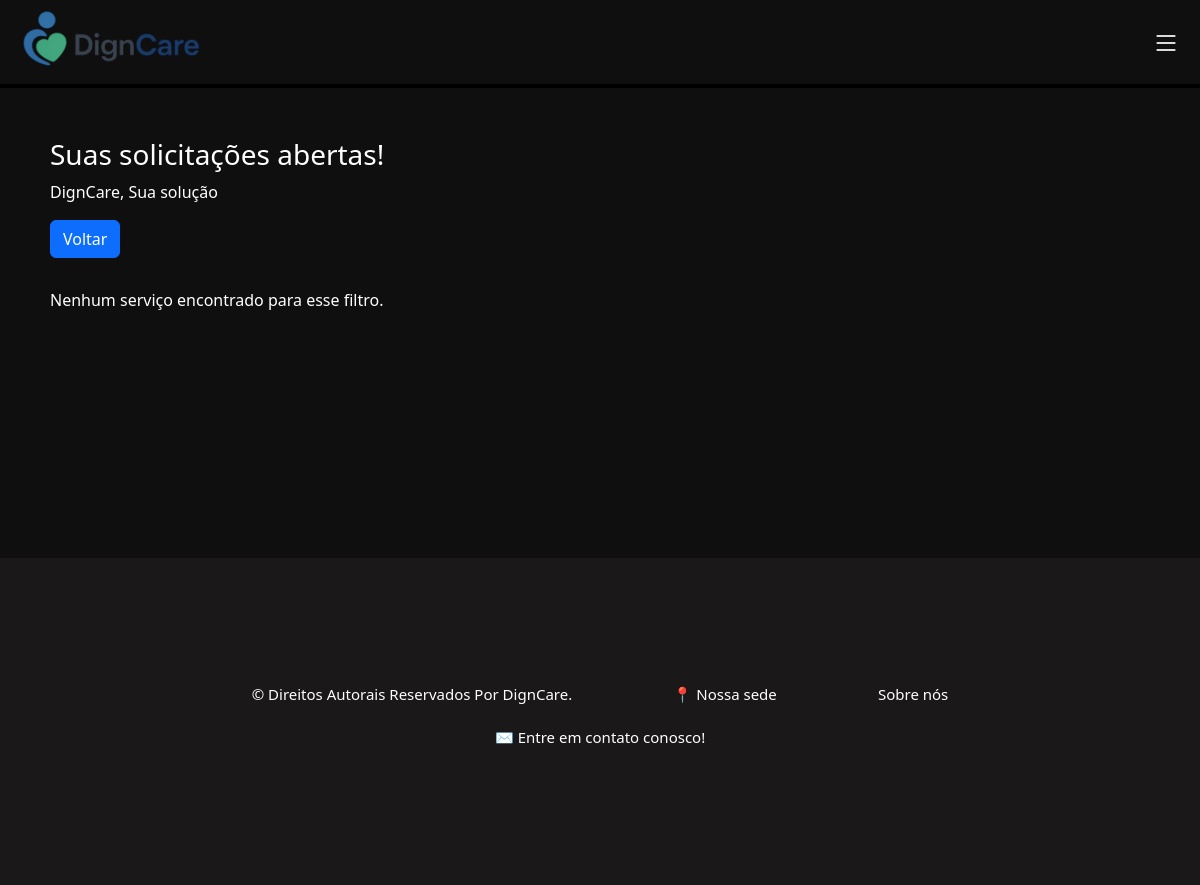
Before: /html/solicitacoes.php (signed in) with the older database file.
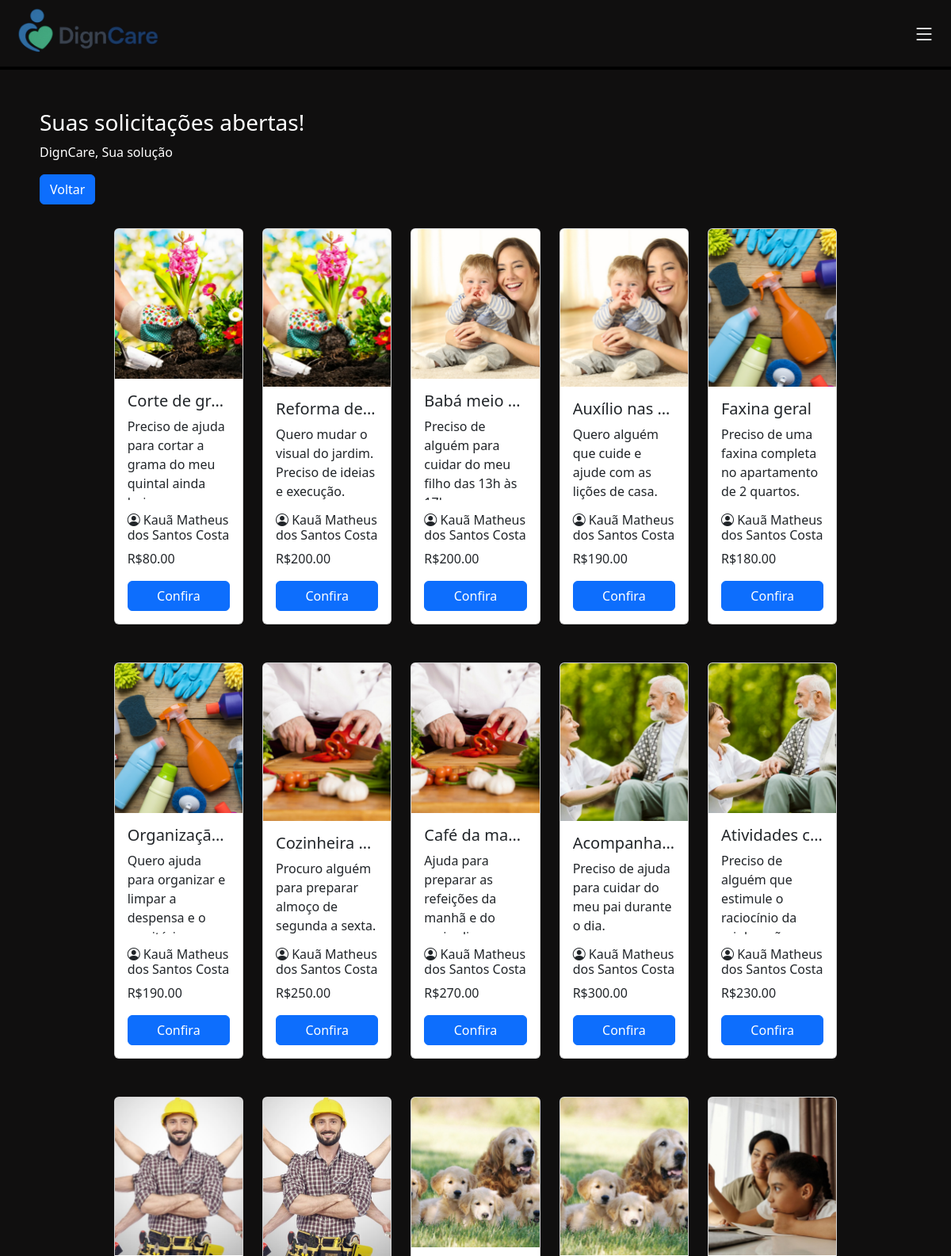
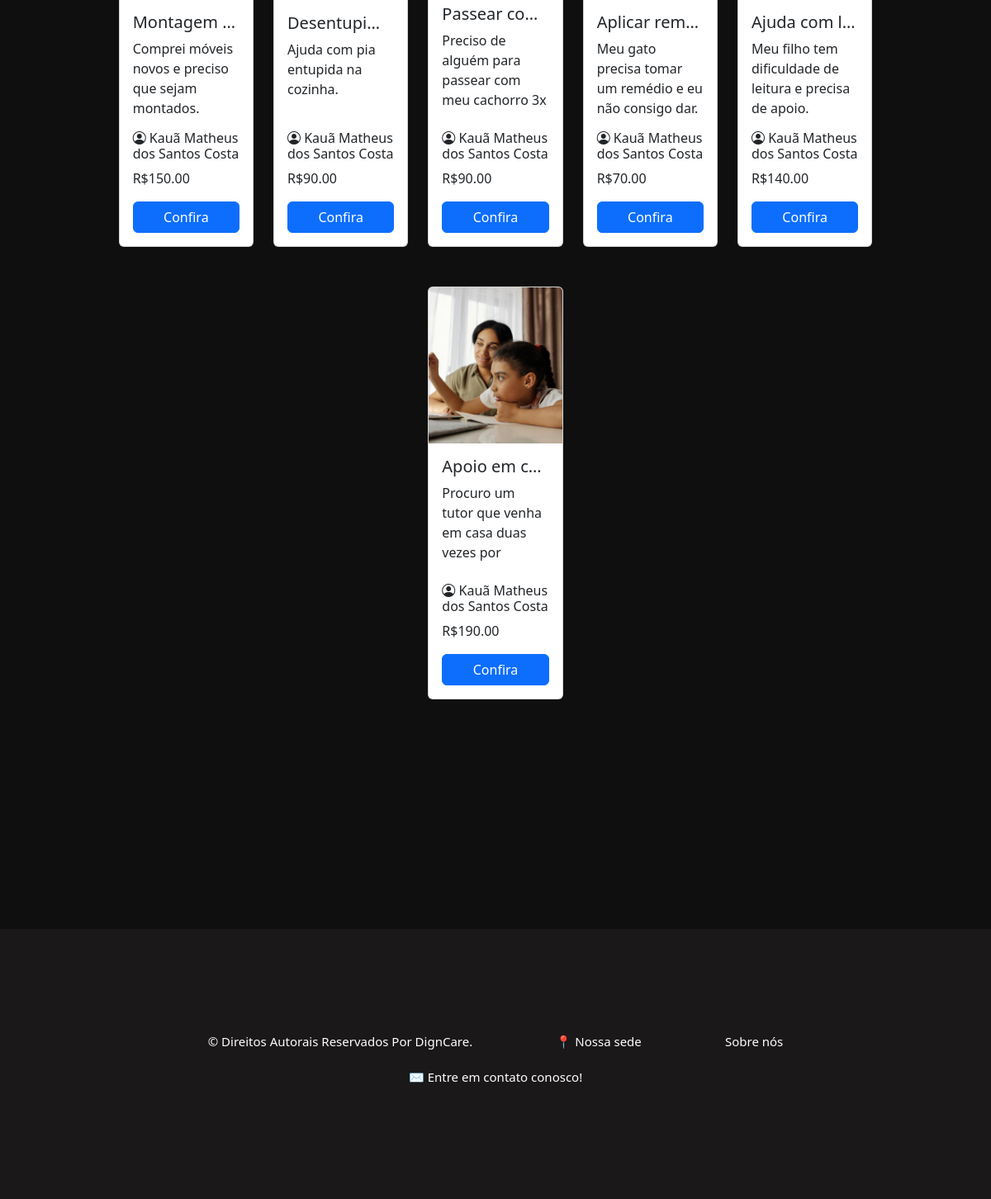
After: the same page with the newer database file (2 pictures, top to bottom).
### tables this page shows
CREATE TABLE `servico` (
  `servico_id` int NOT NULL AUTO_INCREMENT,
  `user_id_contratante` int NOT NULL,
  `user_id_contratado` int DEFAULT NULL,
  `local_id` int DEFAULT NULL,
  `tipoServico_id` int NOT NULL,
  `servico_data_criado` date DEFAULT NULL,
  `servico_data_realizado` date DEFAULT NULL,
  `avaliacao_id` int DEFAULT NULL,
  `servico_titulo` varchar(45) NOT NULL,
  `servico_descricao` varchar(250) DEFAULT NULL,
  `servico_valor` decimal(10,2) NOT NULL,
  `servico_status` varchar(45) DEFAULT NULL,
  PRIMARY KEY (`servico_id`),
  KEY `user_id_contratante_idx` (`user_id_contratante`),
  KEY `user_id_contratado_idx` (`user_id_contratado`),
  KEY `local_id_idx` (`local_id`),
  KEY `tipoServico_id_idx` (`tipoServico_id`),
  KEY `avaliacao_id_idx` (`avaliacao_id`),
  CONSTRAINT `fk_avaliacao_id` FOREIGN KEY (`avaliacao_id`) REFERENCES `avaliacao` (`avaliacao_id`)
);

CREATE TABLE `usuario` (
  `usr_id` int NOT NULL AUTO_INCREMENT,
  `usr_nome` varchar(50) NOT NULL,
  `usr_cpf` varchar(45) NOT NULL,
  `usr_idade` int DEFAULT NULL,
  `usr_tipo` varchar(45) DEFAULT NULL,
  `usr_email` varchar(45) NOT NULL,
  `usr_senha` varchar(100) NOT NULL,
  `tipoServico_id` int DEFAULT NULL,
  `avaliacao_id` int DEFAULT NULL,
  `usr_descricao` varchar(250) DEFAULT NULL,
  PRIMARY KEY (`usr_id`),
  UNIQUE KEY `usr_cpf_UNIQUE` (`usr_cpf`),
  UNIQUE KEY `usr_email_UNIQUE` (`usr_email`),
  KEY `tipoServico_id_idx` (`tipoServico_id`),
  KEY `avaliacao_id_idx` (`avaliacao_id`),
  CONSTRAINT `avaliacao_id` FOREIGN KEY (`avaliacao_id`) REFERENCES `avaliacao` (`avaliacao_id`),
  CONSTRAINT `tipoServico_id` FOREIGN KEY (`tipoServico_id`) REFERENCES `tiposervico` (`tipoServico_id`)
);

### html/solicitacoes.php (the view, shortened to what this page needs)
<!DOCTYPE html>
<html lang="pt-br">
<head>
    <link rel="stylesheet" href="/CSS/serviços_abertos.css">
    <link href="https://cdn.jsdelivr.net/npm/bootstrap@5.3.6/dist/css/bootstrap.min.css" rel="stylesheet"
>
    <link rel="stylesheet" href="https://cdn.jsdelivr.net/npm/bootstrap-icons@1.10.5/font/bootstrap-icons.css">
</head>
<body class="fundo">
  <header>
    <nav class="navbar borda">
      <div class="nav justify-content-start">
        <a href="/html/home.php"><img class="mexe" src="/img/logo_horizontal.png" alt="logo" width="225"></a>
      </div>
      <div class="menu-icon" type="sidbar" data-bs-toggle="offcanvas" data-bs-target="#offcanvasRight" aria-controls="offcanvasRight"><i class="bi bi-list fs-3 iconscss"></i></div>
    </nav>
  </header>
    <section style="margin: 50px;">
    <div class="textcolor" style="margin-bottom: 30px;">
        <h3>Suas solicitações abertas!</h3>
        <p>DignCare, Sua solução</p>
        <a href="/html/home_prestador.php" class="btn btn-primary">Voltar</a>
    </div>
    <?php
    require_once '../php/conecta_bd.php';
    $usr_id = $_SESSION['usr_id'];
    try {
            $sql = "SELECT s.*, u.usr_nome FROM servico s JOIN usuario u ON s.user_id_contratante = u.usr_id WHERE s.user_id_contratante = :id AND s.servico_status = 'Em aberto'";
            $stmt = $pdo->prepare($sql);
            $stmt->execute(['id'=> $usr_id]);
            $servicos = $stmt->fetchAll(PDO::FETCH_ASSOC);
            if (count($servicos) > 0) {
                $imagens = [
                    1 => '../img/jardinagem.png',
                    2 => '../img/baba.png',
                    3 => '../img/Limpeza.png',
                    4 => '../img/cozinheiro.png',
                    5 => '../img/cuidadora.png',
                    6 => '../img/manutencao.png',
                    7 => '../img/pets.png',
                    8 => '../img/tutora.png'
                ];
                echo '<div class="row g-4 mb-5 justify-content-center">';
                $contador = 0;
                foreach ($servicos as $servico) {
                    $imagemServico = $imagens[$servico['tipoServico_id']] ?? 'default.jpg';
                    echo '
                        <div class="col-md-2">
                            <div class="card h-100" style="height: 100%; max-height: 500px; min-height: 500px; display: flex; flex-direction: column;">
                                <img id="imagemCategoria" src="' . $imagemServico . '" alt="Imagem da Categoria" class="card-img-top" style="height: 200px; object-fit: cover;">
                                <div class="card-body d-flex flex-column" style="overflow: hidden;">
                                    <h5 class="card-title text-truncate" title="' . htmlspecialchars($servico["servico_titulo"]) . '">
                                        ' . htmlspecialchars($servico["servico_titulo"]) . '
                                    </h5>
                                    <p class="card-text" style="flex: 1; overflow: hidden; text-overflow: ellipsis;">
                                        ' . htmlspecialchars($servico["servico_descricao"]) . '
                                    </p>
                                    <h6><i class="bi bi-person-circle"></i> ' . htmlspecialchars($servico["usr_nome"]) . '</h6>
                                    <p>R$' . htmlspecialchars($servico["servico_valor"]) . '</p>
                                    <a href="/php/aceitar_servico.php?servico_id=' . $servico["servico_id"] . '" class="btn btn-primary mt-auto">Confira</a>
                                </div>
                            </div>
                        </div>
                    ';
                    $contador++;
                    if ($contador % 5 === 0 && $contador < count($servicos)) {
                        echo '</div><div class="row g-4 mb-5 justify-content-center">';
                    }
                }
                echo '</div>';
            } else {
                echo '<p class="textcolor">Nenhum serviço encontrado para esse filtro.</p>';
            }
    } catch (PDOException $e) {
        echo "Erro ao buscar serviços: " . $e->getMessage();
    }
    ?>
</section>
    <footer class="texto">
        <p class="mexe">&copy; Direitos Autorais Reservados Por DignCare.</p>
        <p ><a class="mexe" href="https://maps.app.goo.gl/9GVxGAeCZJMZK6yYA" target="_blank">📍 Nossa sede</a></p>
        <p ><a class="mexe" href="/html/sobre.php">Sobre nós</a></p>
        <p ><a class="mexe" href="mailto:digncare@gmail.com">✉ Entre em contato conosco!</a></p>
    </footer>
</body>
</html>

Changed rows visible on the page:
now on this page (row edited): servico: servico_titulo "Corte de gr…", servico_descricao "Preciso de ajuda para cortar a grama do meu quintal ainda…", usuario.usr_nome "Kauã Matheus dos Santos Costa", servico_valor "80.00"
now on this page (row edited): servico: servico_titulo "Reforma de…", servico_descricao "Quero mudar o visual do jardim. Preciso de ideias e execução.", usuario.usr_nome "Kauã Matheus dos Santos Costa", servico_valor "200.00"
now on this page (row edited): servico: servico_titulo "Babá meio…", servico_descricao "Preciso de alguém para cuidar do meu filho das 13h às…", usuario.usr_nome "Kauã Matheus dos Santos Costa", servico_valor "200.00"
now on this page (row edited): servico: servico_titulo "Auxílio nas…", servico_descricao "Quero alguém que cuide e ajude com as lições de casa.", usuario.usr_nome "Kauã Matheus dos Santos Costa", servico_valor "190.00"
now on this page (row edited): servico: servico_titulo "Faxina geral", servico_descricao "Preciso de uma faxina completa no apartamento de 2 quartos.", usuario.usr_nome "Kauã Matheus dos Santos Costa", servico_valor "180.00"
now on this page (row edited): servico: servico_titulo "Organizaçã…", servico_descricao "Quero ajuda para organizar e limpar a despensa e o…", usuario.usr_nome "Kauã Matheus dos Santos Costa", servico_valor "190.00"
now on this page (row edited): servico: servico_titulo "Cozinheira…", servico_descricao "Procuro alguém para preparar almoço de segunda a sexta.", usuario.usr_nome "Kauã Matheus dos Santos Costa", servico_valor "250.00"
now on this page (row edited): servico: servico_titulo "Café da ma…", servico_descricao "Ajuda para preparar as refeições da manhã e do…", usuario.usr_nome "Kauã Matheus dos Santos Costa", servico_valor "270.00"
now on this page (row edited): servico: servico_titulo "Acompanha…", servico_descricao "Preciso de ajuda para cuidar do meu pai durante o dia.", usuario.usr_nome "Kauã Matheus dos Santos Costa", servico_valor "300.00"
now on this page (row edited): servico: servico_titulo "Atividades c…", servico_descricao "Preciso de alguém que estimule o raciocínio da…", usuario.usr_nome "Kauã Matheus dos Santos Costa", servico_valor "230.00"
now on this page (row edited): servico: servico_titulo "Montagem…", servico_descricao "Comprei móveis novos e preciso que sejam montados.", usuario.usr_nome "Kauã Matheus dos Santos Costa", servico_valor "150.00"
now on this page (row edited): servico: servico_titulo "Desentupi…", servico_descricao "Ajuda com pia entupida na cozinha.", usuario.usr_nome "Kauã Matheus dos Santos Costa", servico_valor "90.00"
now on this page (row edited): servico: servico_titulo "Passear co…", servico_descricao "Preciso de alguém para passear com meu cachorro 3x…", usuario.usr_nome "Kauã Matheus dos Santos Costa", servico_valor "90.00"
now on this page (row edited): servico: servico_titulo "Aplicar rem…", servico_descricao "Meu gato precisa tomar um remédio e eu não consigo dar.", usuario.usr_nome "Kauã Matheus dos Santos Costa", servico_valor "70.00"
now on this page (row edited): servico: servico_titulo "Ajuda com l…", servico_descricao "Meu filho tem dificuldade de leitura e precisa de apoio.", usuario.usr_nome "Kauã Matheus dos Santos Costa", servico_valor "140.00"
now on this page (row edited): servico: servico_titulo "Apoio em c…", servico_descricao "Procuro um tutor que venha em casa duas vezes por…", usuario.usr_nome "Kauã Matheus dos Santos Costa", servico_valor "190.00"
Other visible differences:
text no longer shown: "Nenhum serviço encontrado para esse filtro."
